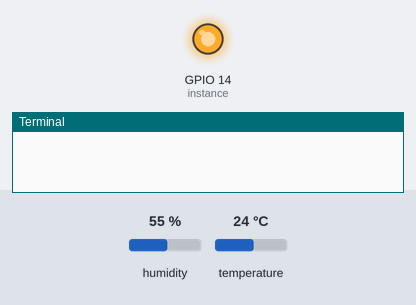
The program below on a simulated Raspberry Pi (BCM pin numbers). Shown: output pins drawn as LEDs (lit = HIGH), the last lines printed to the terminal. The test bench sets the inputs (shaded band); at power-on: humidity 55 %, temperature 24 °C. The clock reads 2024-03-15 10:24:30 at power-on unless the program sets it; databases and web services accept everything at once and return nothing; library files of the repository ran but are not shown: dht11.py.

Above: at 0.01 s.
At 1.2 s:
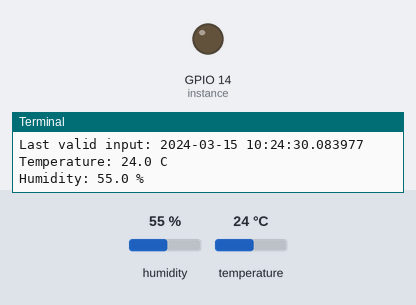
1.3 s: humidity set to 22 %
5.3 s: temperature set to 12 °C
9.3 s: humidity set to 40 %
Timing chart, 0 to 12.3 s (numbered marks = the images above; inputs shaded):
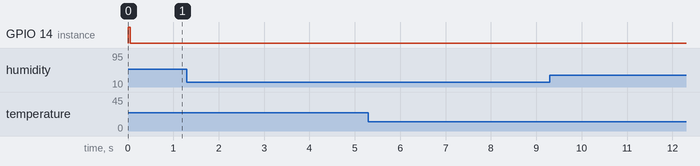

The program:

run.py
```python
from twilio.rest import Client
import RPi.GPIO as GPIO
import dht11
import time
import datetime
import requests


# api
API_ENDPOINT = "http://192.168.1.8/puskom/api/data/post"

# TWILIO
account_sid = "AC33c4222305503c7e736fb7a42e6b08be"
auth_token  = "0e278cc19e9b9c89ca3139048119e1c5"
client = Client(account_sid, auth_token)
nomer_tujuan = "+6281233045596"
nomer_pengirim ="+12029294009"


# ambil data dari sensor
GPIO.setwarnings(True)
GPIO.setmode(GPIO.BCM)
instance = dht11.DHT11(pin=14) #pakai pin cek di gambar raspi pinout

try:
    while True:
        result = instance.read()
        if result.is_valid():
            print("Last valid input: " + str(datetime.datetime.now()))
            print("Temperature: %-3.1f C" % result.temperature)
            print("Humidity: %-3.1f %%" % result.humidity)

            #post suhu ke server
            """
            data = {'suhu':result.temperature,
                    'keterangan':""}
            r = requests.post(url = API_ENDPOINT, data = data)
            """

            #kirim sms
            """
            if result.temperature >= 29:
                message = client.messages.create(
                            to= nomer_tujuan,
                            from_= nomer_pengirim,
                            body="Suhu melebihi 29 derajat")
                print("SMS terkirim")
            """
        time.sleep(3)

except KeyboardInterrupt:
    print("Cleanup")
    GPIO.cleanup()
```
